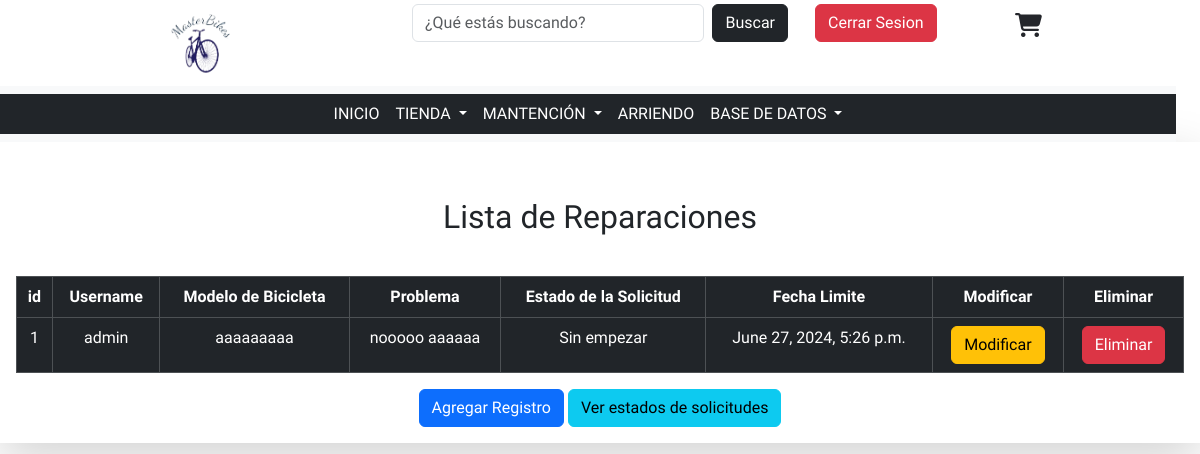
/MasterBikes/crud-reparaciones (signed in), run on the app's committed database.
### MasterBikes/models.py (models this page shows, shortened)
class Reparacion(models.Model):
    id_reparacion = models.AutoField(primary_key=True, db_column="idReparacion")
    rut = models.ForeignKey(
        "Usuario", on_delete=models.CASCADE, db_column="rut"
    )
    modelo_bicicleta = models.CharField(max_length=80)
    problema = models.CharField(max_length=150, blank=True, null=True)
    id_estado = models.ForeignKey(
        "Estado", on_delete=models.CASCADE, db_column="idEstado"
    )
    fecha = models.DateTimeField()
    class Meta:
        verbose_name_plural = "Reparaciones"

class Usuario(models.Model):
    user = models.OneToOneField(User, on_delete=models.CASCADE)
    rut = models.CharField(primary_key=True, max_length=10)
    id_tipo_usuario = models.ForeignKey(
        "TipoUsuario", on_delete=models.CASCADE, db_column="idTipoUsuario"
    )

class Estado(models.Model):
    id_estado = models.AutoField(primary_key=True, db_column="idEstado")
    tipo = models.CharField(max_length=30)

### MasterBikes/views.py (the view)
# urls.py: path('crud-reparaciones', views.crud_reparacion, name='crud-reparaciones'),
@login_required
def crud_reparacion(request):
    reparaciones = Reparacion.objects.all()
    usuarios = Usuario.objects.all()
    estado = Estado.objects.all()
    context={
        "reparaciones" : reparaciones,
        "usuarios" : usuarios,
        "estado" : estado,
    }
    return render(request, 'pages/despliegue/crud_reparacion.html', context)

### MasterBikes/templates/pages/despliegue/crud_reparacion.html (shortened to what this page needs)
<!DOCTYPE html>
<html lang="en">
<head>
    {% load static %}
    <link rel="stylesheet" href="{% static 'css/bootstrap.min.css'%}">
    <link rel="stylesheet" href="{% static 'css/style.css'%}">
    <link rel="stylesheet" href="https://cdnjs.cloudflare.com/ajax/libs/font-awesome/6.2.1/css/all.min.css">
</head>
<body>
    {% include 'base/header.html'%}
    <main>
        <div class="container">
            <div class="row">
                <div class="col-md shadow-lg mx-auto text-center p-3">
                    <br>
                    <h2 class="my-3">Lista de Reparaciones</h2><br>
                    <table class="table table-dark table-hover table-bordered">
                        <thead>
                            <th>id</th>
                            <th>Username</th>
                            <th>Modelo de Bicicleta</th>
                            <th>Problema</th>
                            <th>Estado de la Solicitud</th>
                            <th>Fecha Limite</th>
                            <th>Modificar</th>
                            <th>Eliminar</th>
                        </thead>
                        <tbody>
                            {% if reparaciones %}
                                {% for tmp in reparaciones %}
                                    <tr>
                                        <td>{{tmp.id_reparacion}}</td>
                                        {% if usuarios %}
                                            {% for user in usuarios %}
                                                {% if tmp.rut.rut == user.rut %}
                                                    <td>{{user.user.username}}</td>
                                                {% endif %}
                                            {% endfor%}
                                        {% endif %}
                                        <td>{{tmp.modelo_bicicleta}}</td>
                                        <td>{{tmp.problema}}</td>
                                        {% if estado %}
                                            {% for est in estado %}
                                                {% if est.id_estado == tmp.id_estado.id_estado %}
                                                    <td>{{est.tipo}}</td>
                                                {% endif %}
                                            {% endfor%}
                                        {% else %}
                                            <td>No</td>
                                        {% endif %}
                                        <td>{{tmp.fecha}}</td>
                                        <td><a href=""><button
                                            class="btn btn-warning">Modificar</button></a></td>
                                        <td><a href=""><button
                                            class="btn btn-danger">Eliminar</button></a></td>
                                    </tr>
                                {% endfor%}
                            {% endif %}
                        </tbody>
                    </table>
                    <a href="">
                        <button class="btn btn-primary">Agregar Registro</button>
                    </a>
                    <a href="{% url 'crud-varios' %}">
                        <button class="btn btn-info">
                            Ver estados de solicitudes
                        </button>
                    </a>
                </div>
            </div>
        </div>
    </main>
</body>
</html>

### MasterBikes/static/css/style.css (style rules this page uses)
a { text-decoration: none; }
* { margin: 0; padding: 0; box-sizing: border-box; list-style: none; }
body { font-family: sans-serif; }
.container { max-width: 1200px; margin: 0 auto; }
* { box-sizing: border-box; font-family: Montserrat; padding: 0; margin: 0; }

### data on the page
Reparacion: id_reparacion "1", modelo_bicicleta "aaaaaaaaa", problema "nooooo aaaaaa", fecha "June 27, 2024, 5:26 p.m."
Usuario: user.username "admin"
Estado: tipo "Sin empezar"
